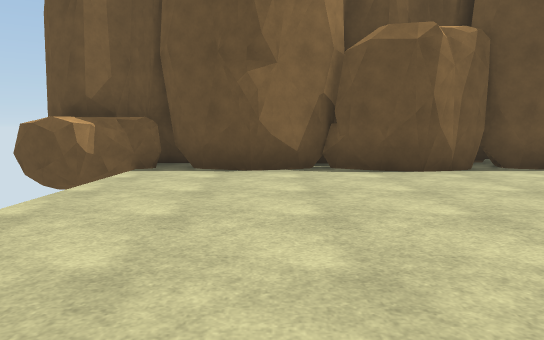
view 1 (above)

16 first-person views from a walk through a scene from a Unity 3-D project. The camera is 1.4 m above the floor, tilts 6° down and sees 70° across. The floor is counted in squares, 2 m on a side. Each view is taken from the middle of a square. On the plan, view 1 faces up. The plan holds only what a view shows up to about 11 squares ahead; the rest is blank. The place goes on beyond the plan. The player is left out. Surface patterns are stand-ins for the level's own textures.

view 2
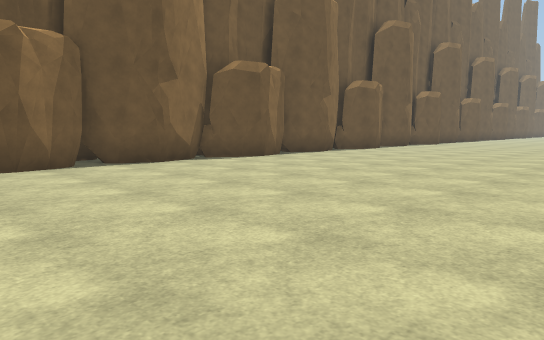

view 3
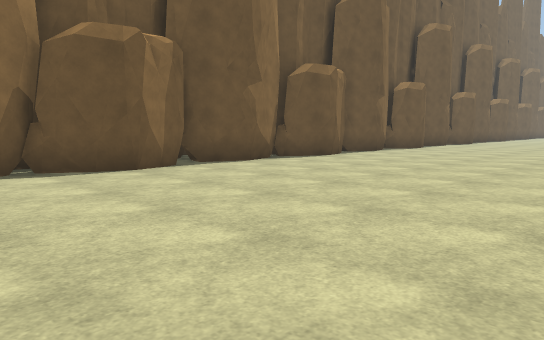

view 4
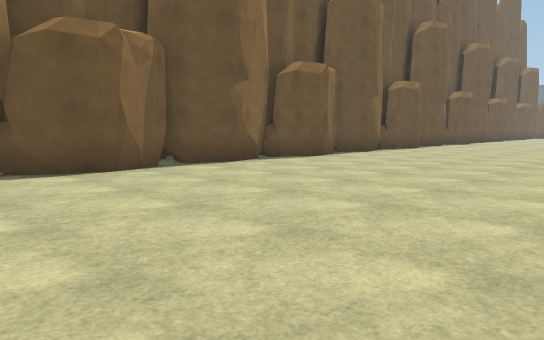

view 5
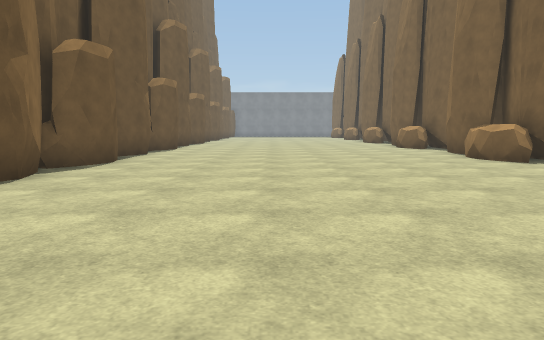

view 6
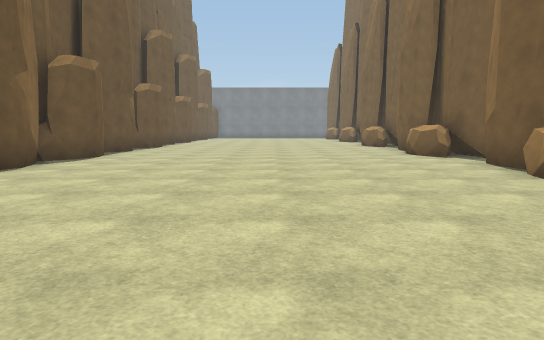

view 7
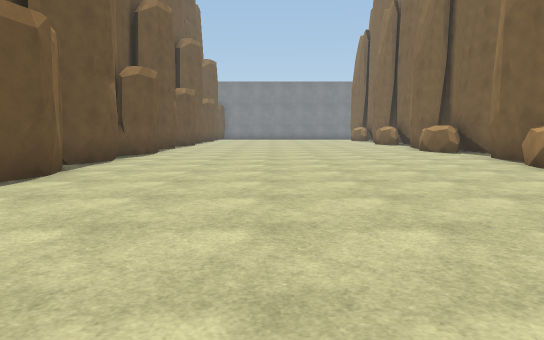

view 8
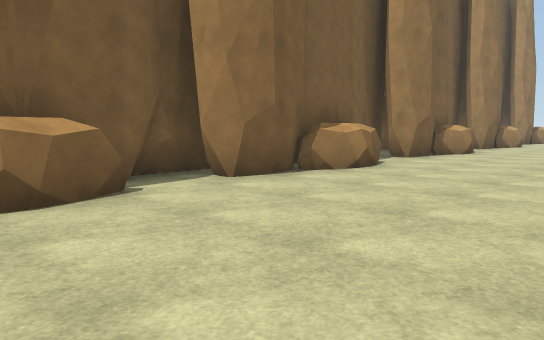

view 9
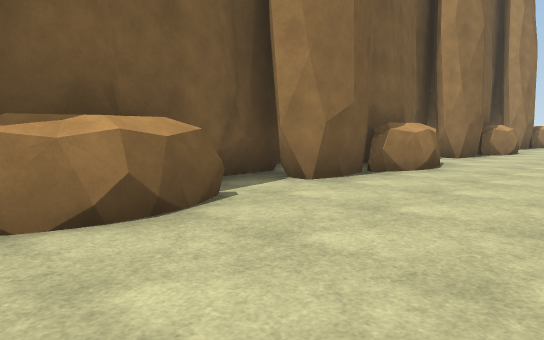

view 10
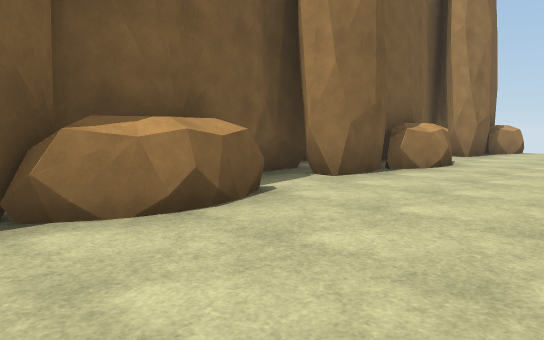

view 11
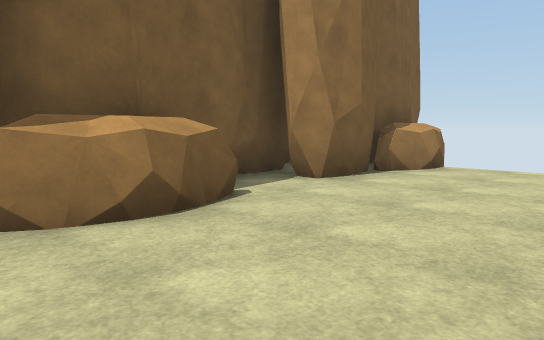

view 12
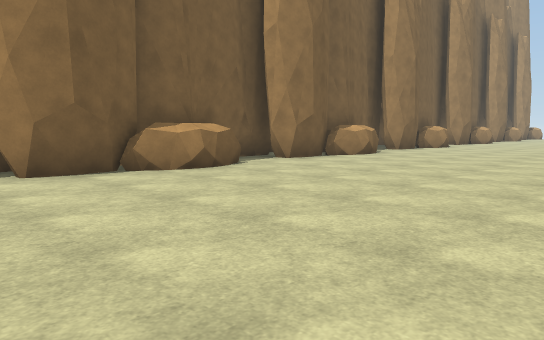

view 13
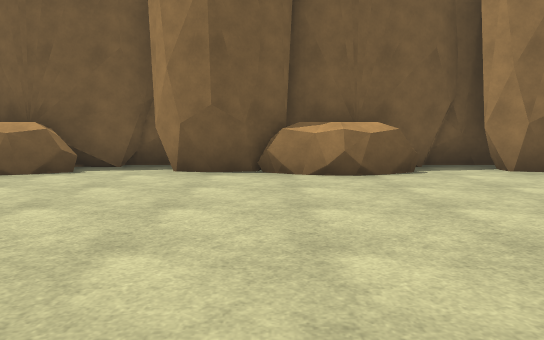

view 14
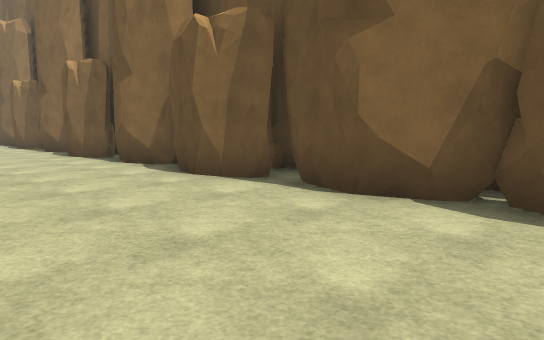

view 15
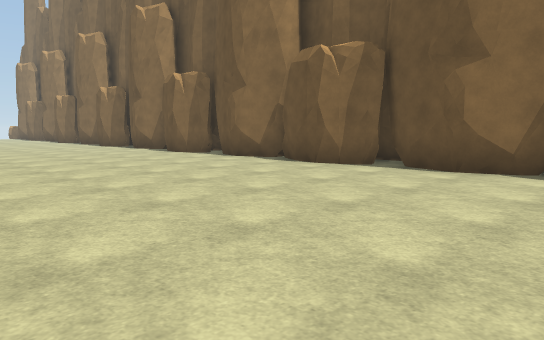

view 16
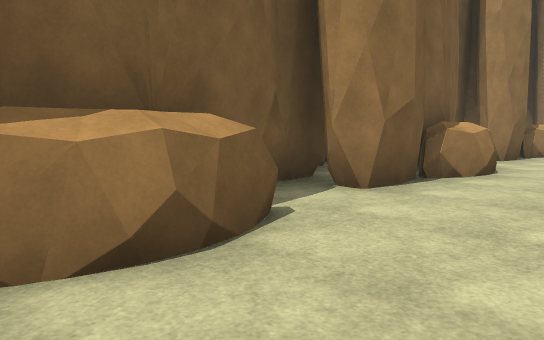

### Floor plan
Key: @ floor where view 1 was taken; # wall or solid block; . floor; ^ raised ledge.
Columns run from 3 left of view 1 to 30 right of it. Each row starts with its distance up from view 1.
  7 ##################################
  6  .................................
  5  .................................
  4  .................................
  3  .................................
  2  .................................
  1   ................................
  0  ..@..............................
 -1  .................................
 -2 ##....^^....#^...^^....^^...^#....
 -3  #########.##########.#####.######
 -4    ##    ###  ###   ### #####   ##

Where each view was taken, in squares from view 1:
view 1: 0 up, 0 right, facing up
view 2: 1 down, 1 right, facing up-right
view 3: 0 up, 5 right, facing up-right
view 4: 0 up, 11 right, facing up-right
view 5: 3 up, 11 right, facing right
view 6: 2 up, 15 right, facing right
view 7: 3 up, 19 right, facing right
view 8: 2 up, 21 right, facing down-left
view 9: 1 up, 16 right, facing down-left
view 10: 1 up, 11 right, facing down-left
view 11: 1 up, 5 right, facing down-left
view 12: 4 up, 30 right, facing down-left
view 13: 4 up, 27 right, facing down
view 14: 3 up, 30 right, facing up-left
view 15: 0 up, 30 right, facing up-left
view 16: 0 up, 27 right, facing down-left
